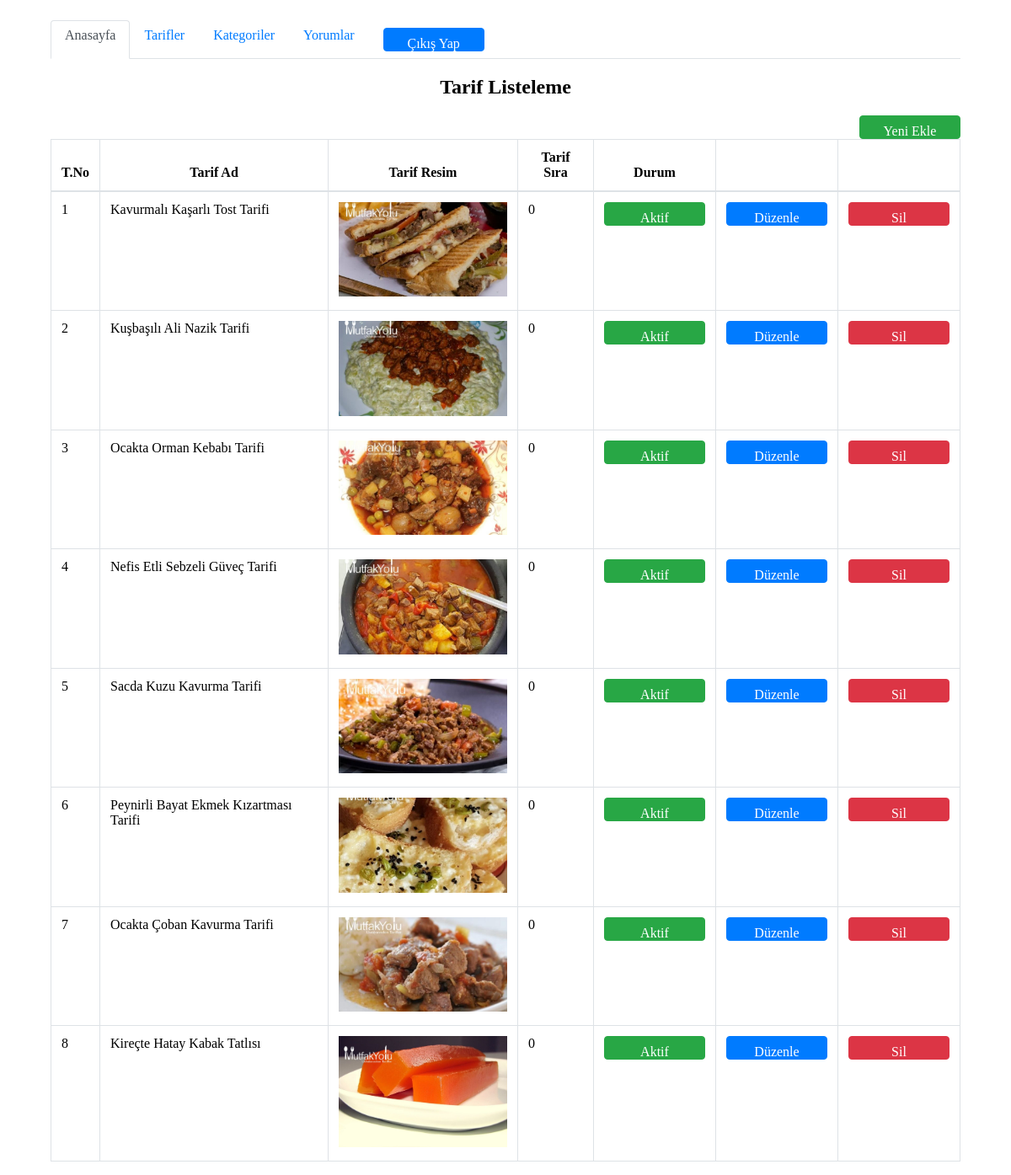
The app's page /admin/tarifler.php (signed in) with its own data.
### tables this page shows
CREATE TABLE `tarif` (
  `tarif_id` int(11) NOT NULL,
  `kategori_id` int(11) NOT NULL,
  `tarif_zaman` timestamp NOT NULL DEFAULT CURRENT_TIMESTAMP,
  `tarif_ad` varchar(250) NOT NULL,
  `tarif_seourl` varchar(250) NOT NULL,
  `tarif_detay` text NOT NULL,
  `tarif_malzeme` text NOT NULL,
  `tarif_nasil_yapilir` text NOT NULL,
  `tarif_video` varchar(50) NOT NULL,
  `tarif_keyword` varchar(250) NOT NULL,
  `tarif_durum` enum('0','1') NOT NULL,
  `tarif_resimyol` varchar(250) NOT NULL,
  `tarif_sira` int(2) NOT NULL,
  `tarif_link` varchar(250) NOT NULL,
  `kac_kisilik` varchar(50) NOT NULL,
  `hazirlik_süresi` int(11) NOT NULL,
  `pisme_suresi` int(11) NOT NULL
);

### admin/tarifler.php (the view)
<?php include 'header.php';
$tarifsor="SELECT * FROM tarif order by tarif_id DESC";
$sorgu=mysqli_query($db,$tarifsor);
?>
  	<h2>Tarif Listeleme</h2>
  	<div align="right">
              <a href="tarif-ekle.php"><button class="btn btn-success btn-xs"> Yeni Ekle</button></a>
            </div>
<table id="datatable-responsive" class="table  table-bordered " cellspacing="0" width="100%">
              <thead>
                <tr>
                  <th>T.No</th>
                  <th>Tarif Ad</th>
                  <th>Tarif Resim</th>
                  <th>Tarif Sıra</th>
                  <th>Durum</th>
                  <th></th>
                  <th></th>
                </tr>
              </thead>
              <tbody>
              	  <?php
                $say=0;
                 while($tarifcek=mysqli_fetch_assoc($sorgu)) { $say++?>
                <tr>
                 <td width="20"><?php echo $say ?></td>
                 <td><?php echo $tarifcek["tarif_ad"] ?></td>
                <td><img width="200px" src="<?php echo $tarifcek['tarif_resimyol'] ?>"></td>
                 <td><?php echo $tarifcek['tarif_sira'] ?></td>
                    <td><center><?php
                  if ($tarifcek["tarif_durum"]==1) {?>
                  <button class="btn btn-success btn-xs">Aktif</button>
                <?php } else {?>
                <button class="btn btn-danger btn-xs">Pasif</button>
                <?php } ?>
              </center>
            </td>
       <td><center><a href="tarif-duzenle.php?tarif_id=<?php echo $tarifcek["tarif_id"]; ?>"><button class="btn btn-primary btn-xs">Düzenle</button></a></center></td>
         <td><center><a href="islemler/islem.php?tarif_id=<?php echo $tarifcek["tarif_id"]; ?>&tarifsil=ok"><button name="tarifsil" class="btn btn-danger btn-xs">Sil</button></a></center></td>
          </tr>
 <?php } ?>
        </tbody>
      </table>
<?php include 'footer.php'; ?>

### admin/css/stylesheet.css (style rules this page uses)
body { background-color: #fff; }
h2 { text-align: center; }
.btn { width: 120px; height: 28px; cursor: pointer; float: right; background: #007bff; color: #fff; -webkit-border-radius: 4px; border: 1px solid #007bff; }
.table-bordered { border: 1px solid #dee2e6; }
.table-bordered thead td, .table-bordered thead th { border-bottom-width: 2px; }
.table thead th { vertical-align: bottom; border-bottom: 2px solid #dee2e6; }
.table-bordered td, .table-bordered th { border: 1px solid #dee2e6; }
.table td, .table th { padding: .75rem; vertical-align: top; border-top: 1px solid #dee2e6; }
.btn:not(:disabled):not(.disabled) { cursor: pointer; }
.btn { display: inline-block; font-weight: 400; text-align: center; white-space: nowrap; vertical-align: middle; -webkit-user-select: none; -moz-user-select: none; -ms-user-select: none; user-select: none; border: 1px solid transparent; padding: .375rem .75rem; font-size: 1rem; line-height: 1.5; border-radius: .25rem; transition: color .15s ease-in-out,background-color .15s ease-in-out,border-color .15s ease-in-out,box-shadow .15s ease-in-out; }
button, select { text-transform: none; }
button, input { overflow: visible; }
button, input, optgroup, select, textarea { margin: 0; font-family: inherit; font-size: inherit; line-height: inherit; }
button { border-radius: 0; }
a { color: #007bff; text-decoration: none; background-color: transparent; -webkit-text-decoration-skip: objects; }
.btn-success { color: #fff; background-color: #28a745; border-color: #28a745; }
.btn-danger { color: #fff; background-color: #dc3545; border-color: #dc3545; }
.table { width: 100%; max-width: 100%; margin-bottom: 1rem; background-color: transparent; }
table { border-collapse: collapse; }
.table-bordered thead th { border-bottom-width: 2px; }
.table td { vertical-align: top; border-top: 1px solid #dee2e6; }

### records on screen
tarif: tarif_ad "Kavurmalı Kaşarlı Tost Tarifi", tarif_resimyol (picture), tarif_sira "0", tarif_durum "Aktif"
tarif: tarif_ad "Kuşbaşılı Ali Nazik Tarifi", tarif_resimyol (picture), tarif_sira "0", tarif_durum "Aktif"
tarif: tarif_ad "Ocakta Orman Kebabı Tarifi", tarif_resimyol (picture), tarif_sira "0", tarif_durum "Aktif"
tarif: tarif_ad "Nefis Etli Sebzeli Güveç Tarifi", tarif_resimyol (picture), tarif_sira "0", tarif_durum "Aktif"
tarif: tarif_ad "Sacda Kuzu Kavurma Tarifi", tarif_resimyol (picture), tarif_sira "0", tarif_durum "Aktif"
tarif: tarif_ad "Peynirli Bayat Ekmek Kızartması Tarifi", tarif_resimyol (picture), tarif_sira "0", tarif_durum "Aktif"
tarif: tarif_ad "Ocakta Çoban Kavurma Tarifi", tarif_resimyol (picture), tarif_sira "0", tarif_durum "Aktif"
tarif: tarif_ad "Kireçte Hatay Kabak Tatlısı", tarif_resimyol (picture), tarif_sira "0", tarif_durum "Aktif"
